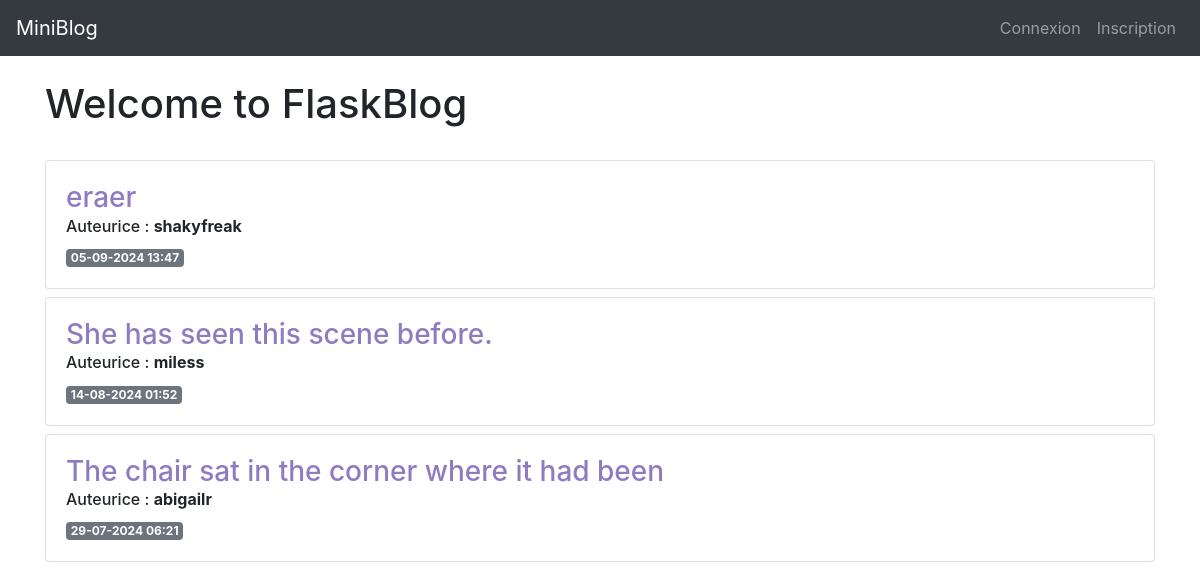
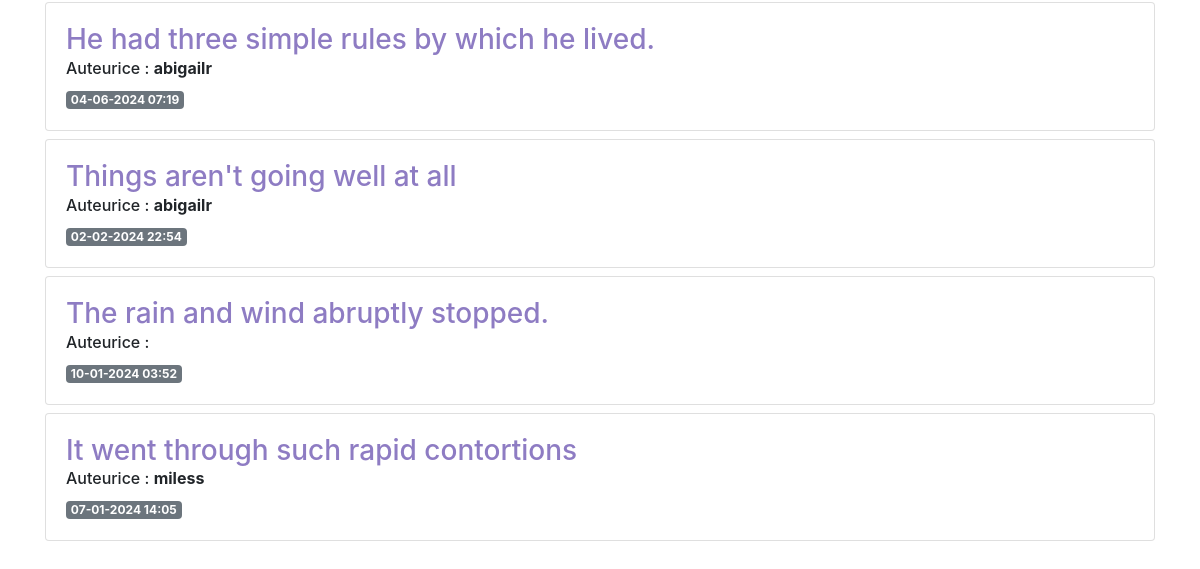
Before: / with the older database file (2 pictures, top to bottom).
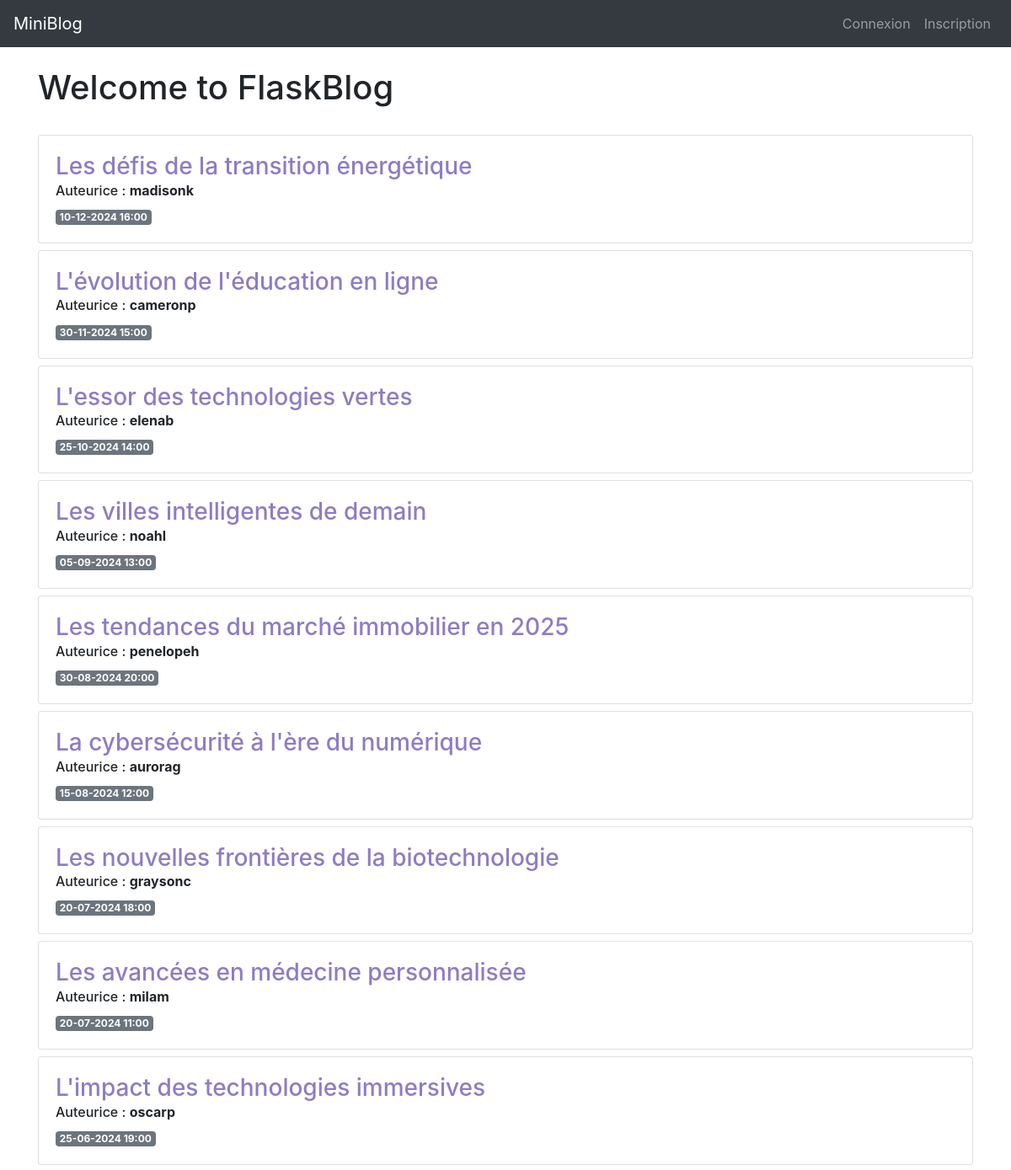
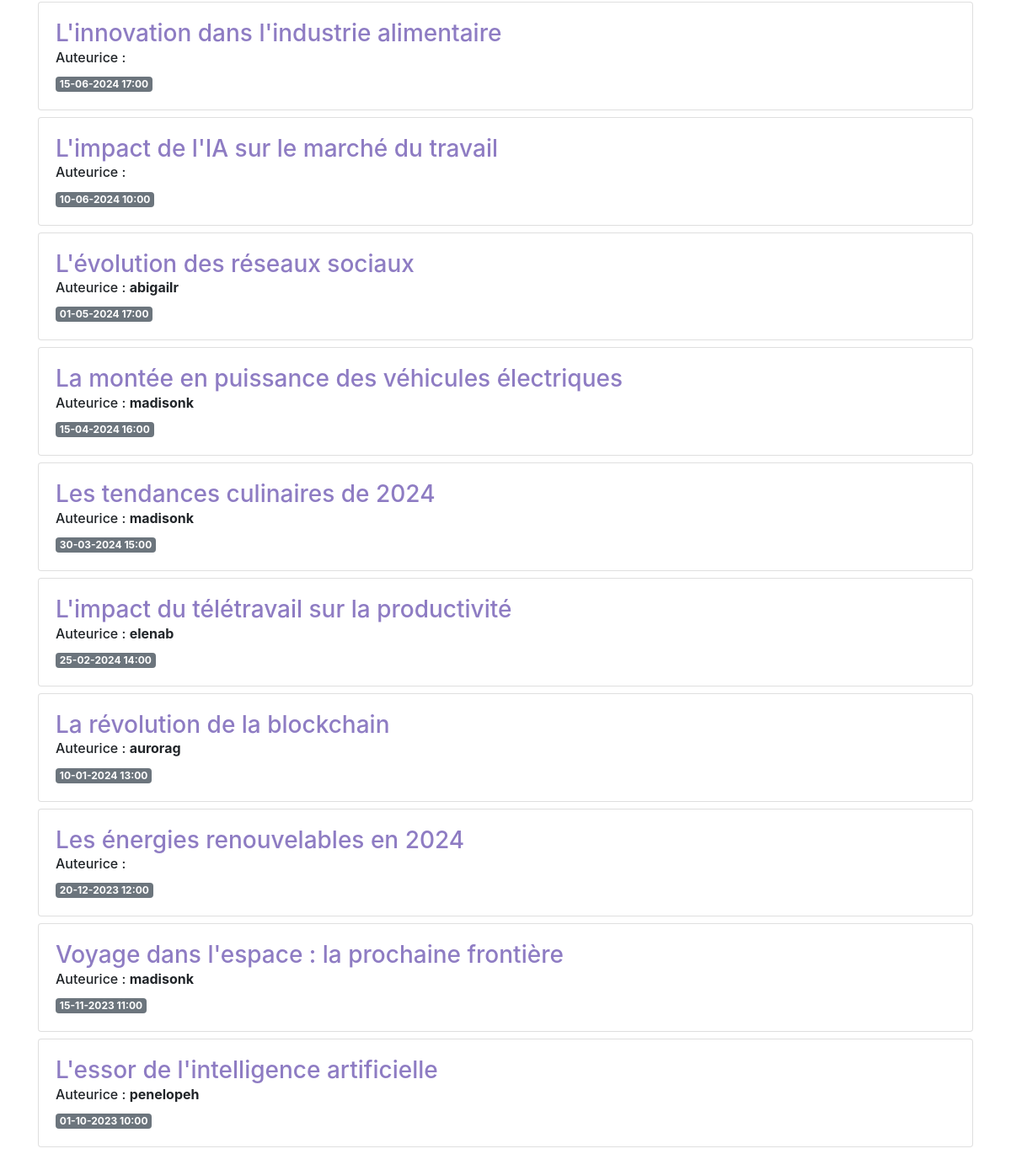
After: the same page with the newer database file (2 pictures, top to bottom).
### app/models.py (models this page shows, shortened)
class Post(db.Model):
    id = db.Column(db.Integer, primary_key=True)
    created = db.Column(db.DateTime, nullable=False, default=datetime.now)
    title = db.Column(db.String(200), nullable=False)
    content = db.Column(db.Text, nullable=False)
    user_id = db.Column(db.Integer, db.ForeignKey('user.id'), nullable=False)
    @property
    def formatted_created(self):
        return self.created.strftime("%d-%m-%Y %H:%M")

class User(db.Model, UserMixin):
    id = db.Column(db.Integer, primary_key=True)
    username = db.Column(db.String(20), nullable=False, unique=True)
    email = db.Column(db.String(120), nullable=False, unique=True)
    password_hash = db.Column(db.String(255), nullable=False)
    is_admin = db.Column(db.Boolean, default=False)
    created = db.Column(db.DateTime, default=datetime.now, nullable=False)
    posts = db.relationship('Post', backref='author',
                            lazy=True, cascade="all, delete-orphan")
    @property
    def password(self):
        raise AttributeError('password is not a readable attribute')

### app/__init__.py (the view)
    @app.route('/')
    def index():
        posts = Post.query.order_by(Post.created.desc()).all()
        return render_template('index.html', posts=posts)

### app/templates/index.html
{% extends 'base.html' %}
{% block content %}
<h1>{% block title %} Welcome to FlaskBlog {% endblock %}</h1>
<br />
{% for post in posts %}
<div class="card mb-2">
    <div class="card-body">
        <a href="{{ url_for('posts.post', post_id=post.id) }}" class="custom-link">
            <h3>{{ post.title }}</h3>
        </a>
        <h6 class="card-subtitle mb-2">Auteurice : <span style="font-weight: bold;">{{ post.author.username }}</span></h6>
        <span class="badge badge-secondary">{{ post.formatted_created }}</span>
    </div>
</div>
{% endfor %}
<br />
<br />
{% endblock %}

### app/templates/base.html (shortened to what this page needs)
<!doctype html>
<html lang="en">
<head>
  <link rel="stylesheet" href="{{ url_for('static', filename= 'css/style.css') }}">
  <link rel="stylesheet" href="https://stackpath.bootstrapcdn.com/bootstrap/4.3.1/css/bootstrap.min.css"
>
</head>
<body>
  <nav class="navbar navbar-expand-md navbar-dark bg-dark">
    <a class="navbar-brand" href="{{ url_for('index')}}">MiniBlog</a>
    <div class="collapse navbar-collapse" id="navbarNav">
      <ul class="navbar-nav ml-auto">
      {% if current_user.is_authenticated %}
        <li class="nav-item">
          <a class="nav-link" href="{{url_for('users.logout')}}">{{current_user.username}} - Déconnexion</a>
        </li>
      {% else %}
        <li class="nav-item">
          <a class="nav-link" href="{{url_for('users.login')}}">Connexion</a>
        </li>
        <li class="nav-item">
          <a class="nav-link" href="{{url_for('users.add')}}">Inscription</a>
        </li>
      {% endif %}
      </ul>
    </div>
  </nav>
  <div class="container">
    <br/>
    {% block content %} {% endblock %}
  </div>
</body>
</html>

### app/static/css/style.css (style rules this page uses)
.custom-link { color: #8e7cc3; }

Changed rows visible on the page:
removed Post: title "eraer", author.username "shakyfreak", formatted_created "05-09-2024 13:47"
removed Post: title "She has seen this scene before.", author.username "miless", formatted_created "14-08-2024 01:52"
removed Post: title "The chair sat in the corner where it had been", author.username "abigailr", formatted_created "29-07-2024 06:21"
removed Post: title "He had three simple rules by which he lived.", author.username "abigailr", formatted_created "04-06-2024 07:19"
removed Post: title "Things aren't going well at all", author.username "abigailr", formatted_created "02-02-2024 22:54"
removed Post: title "The rain and wind abruptly stopped.", formatted_created "10-01-2024 03:52"
removed Post: title "It went through such rapid contortions", author.username "miless", formatted_created "07-01-2024 14:05"
added Post: title "Les défis de la transition énergétique", author.username "madisonk", formatted_created "10-12-2024 16:00"
added Post: title "L'évolution de l'éducation en ligne", author.username "cameronp", formatted_created "30-11-2024 15:00"
added Post: title "L'essor des technologies vertes", author.username "elenab", formatted_created "25-10-2024 14:00"
added Post: title "Les villes intelligentes de demain", author.username "noahl", formatted_created "05-09-2024 13:00"
added Post: title "Les tendances du marché immobilier en 2025", author.username "penelopeh", formatted_created "30-08-2024 20:00"
added Post: title "La cybersécurité à l'ère du numérique", author.username "aurorag", formatted_created "15-08-2024 12:00"
added Post: title "Les nouvelles frontières de la biotechnologie", author.username "graysonc", formatted_created "20-07-2024 18:00"
added Post: title "Les avancées en médecine personnalisée", author.username "milam", formatted_created "20-07-2024 11:00"
added Post: title "L'impact des technologies immersives", author.username "oscarp", formatted_created "25-06-2024 19:00"
added Post: title "L'innovation dans l'industrie alimentaire", formatted_created "15-06-2024 17:00"
added Post: title "L'impact de l'IA sur le marché du travail", formatted_created "10-06-2024 10:00"
added Post: title "L'évolution des réseaux sociaux", author.username "abigailr", formatted_created "01-05-2024 17:00"
added Post: title "La montée en puissance des véhicules électriques", author.username "madisonk", formatted_created "15-04-2024 16:00"
added Post: title "Les tendances culinaires de 2024", author.username "madisonk", formatted_created "30-03-2024 15:00"
added Post: title "L'impact du télétravail sur la productivité", author.username "elenab", formatted_created "25-02-2024 14:00"
added Post: title "La révolution de la blockchain", author.username "aurorag", formatted_created "10-01-2024 13:00"
added Post: title "Les énergies renouvelables en 2024", formatted_created "20-12-2023 12:00"
added Post: title "Voyage dans l'espace : la prochaine frontière", author.username "madisonk", formatted_created "15-11-2023 11:00"
added Post: title "L'essor de l'intelligence artificielle", author.username "penelopeh", formatted_created "01-10-2023 10:00"
